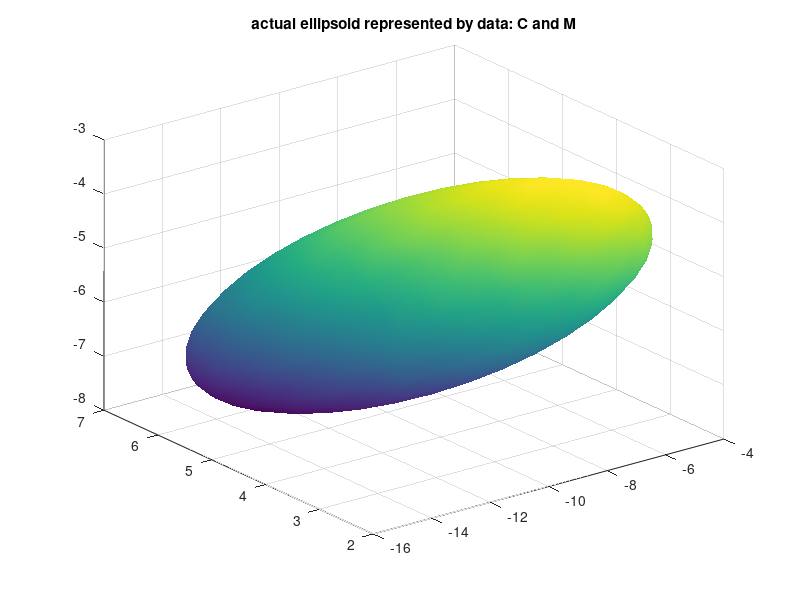

Write MATLAB code to recreate this figure. (Note: this script raises an error after producing the figure.)
% CODE SNIPPET TO DEMONSTRATE VISULAIZATION ENABLED ANALYSIS

echo on
% Suppose we have stastistical information about current batch data
% available. For three prinicpal components (PCs) based analysis, suppose we are
% given projections of data covariace and mean onto the PC-space: C and M.

C = [4.6845, -1.8587,  1.6523; -1.8587,  1.3192, -0.7436; 1.6523, -0.7436,  1.2799];  
M = [-9.7275; 4.5526; -5.6775];

% Then the region of interest would be an ellipsoid centered at M, whose
% size will be govered by C.

% Perform eigenvalue analysis on C..
% U: Eigenvectors - dictate orientation of ellipsoid
% L: Eigenvalues - decide size of ellipsoid 
[U,L] = eig(C);

% For 2 standard deviation spread of data, the radii of the eliipsoid will
% be given by 2*SQRT(eigenvalues).

radii = 2*sqrt(diag(L)); 

% draw the ellipsoid (without orientation)
f = figure;
ellipsoid(0,0,0,radii(1),radii(2),radii(3));
title('unrotated ellipsoid centered at origin')

pause 

% now orinet this ellipsoid in proper direction
% first, generate data for ellipsoid
[xc,yc,zc] = ellipsoid(0,0,0,radii(1),radii(2),radii(3));
% second, rotate it with orientation matrix U
a = kron(U(:,1),xc); b = kron(U(:,2),yc); c = kron(U(:,3),zc);
data = a+b+c;  n = size(data,2);
x = data(1:n,:)+M(1); y = data(n+1:2*n,:)+M(2); z = data(2*n+1:end,:)+M(3);

% now plot the rotated ellipse
sc = surf(x,y,z); 
shading interp
title('actual ellipsoid represented by data: C and M')

pause 

% advanced graphics options..
alpha(sc,0.5) % change transparency of ellipsoid
camlight headlight % add light for 3-D effect
lighting phong 

colorbar % add colorbar
cameratoolbar('show') % camera toolbar for animation

pause 

% play more ....
% first, change colormap
colormap copper

pause

colormap summer

pause

% superimpose another ellipsoid: use a wireframe representation for it  
hold on
[x1,y1,z1] = ellipsoid(M(1),M(2),M(3),1,0.5,2);
sc1 = surf(x1+1,y1+1,z1/1.8-1,'facecolor','n','edgecolor','k'); 
hold off

pause

% change transparency and add axes labels
colormap default
alpha(sc,0.3), camlight
xlabel('Score_1'), ylabel('Score_2'), zlabel('Score_3')
echo off